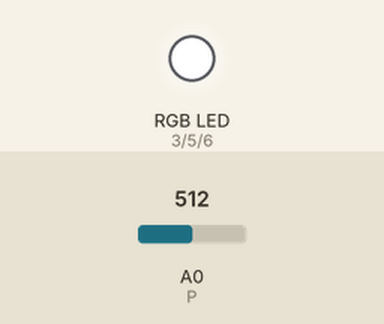
Recording of a sketch running on a simulated Arduino Uno, built with avr-gcc and run on an emulated ATmega328P. On the bench: an RGB LED mixed from three pins (HIGH = lit). Inputs (shaded band) come from the test bench; at power-on: A0 (P) = 512. Dim RGB values are drawn brighter than linear.

Above: at 3.5 s.
3.6 s: A0 (P) set to 122
At 4.2 s:
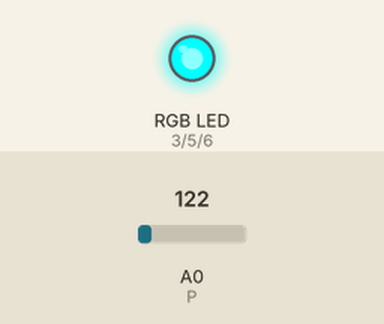
7.2 s: A0 (P) set to 0
At 7.26 s:
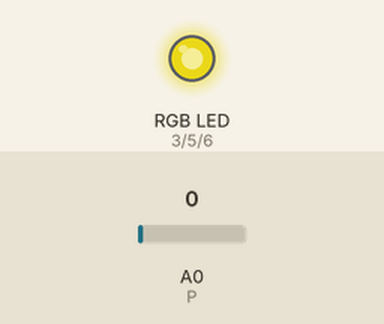
Timing chart, 0 to 16.8 s (numbered marks = the images above; inputs shaded):
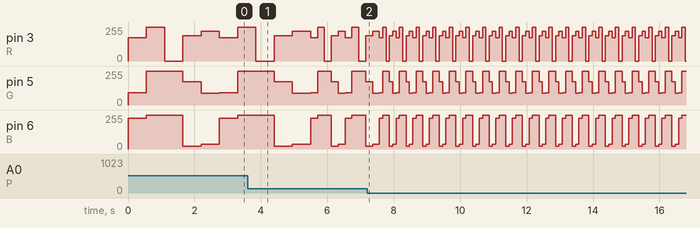

The sketch:

PARTE_2.ino
```cpp
/*
   Fundacion Kinal
   Centro educativo tecnico laboral Kinal
   Electronica
   Grado: Quinto
   Sección: A
   Curso: Taller de electronica digital y reparación de computadoras I
   Nombre: Alvaro Josue Antonio Marroquin Corado
   Profe. Alejandro Navas
   Carnet: 2022375
   Proyecto: CONTROL DE UNA SECUENCIA DE COLORES RGB  - Bimestre III
*/
#define R   3
#define G   5
#define B   6
#define P   A0

int variacion,tiempo;
void setup() {
  pinMode(R, OUTPUT);
  pinMode(G, OUTPUT);
  pinMode(B, OUTPUT);
  pinMode(P, INPUT);

}

void loop() {
    variacion=analogRead(P);

    tiempo=map(variacion, 0, 1023, 100, 1000);

    analogWrite(R,174);
    analogWrite(G,92);
    analogWrite(B,230);
    delay(tiempo);

      analogWrite(R, 255);
  analogWrite(G, 255);
  analogWrite(B, 255);
  delay(tiempo);

  analogWrite(R, 0);
  analogWrite(G, 255);
  analogWrite(B, 255);
  delay(tiempo);

  analogWrite(R, 189);
  analogWrite(G, 174);
  analogWrite(B, 20);
  delay(tiempo);

  analogWrite(R, 225);
  analogWrite(G, 87);
  analogWrite(B, 35);
  delay(tiempo);
}
```

Measured:
- by itself, pin 3 (R): repeats every 0.50 s: 174/255 0.10 s, 255/255 0.10 s, 0/255 0.10 s, 189/255 0.10 s, 225/255 0.10 s
- by itself, pin 5 (G): repeats every 0.50 s: 92/255 0.10 s, 255/255 0.20 s, 174/255 0.10 s, 87/255 0.10 s
- by itself, pin 6 (B): repeats every 0.50 s: 230/255 0.10 s, 255/255 0.20 s, 20/255 0.10 s, 35/255 0.10 s
